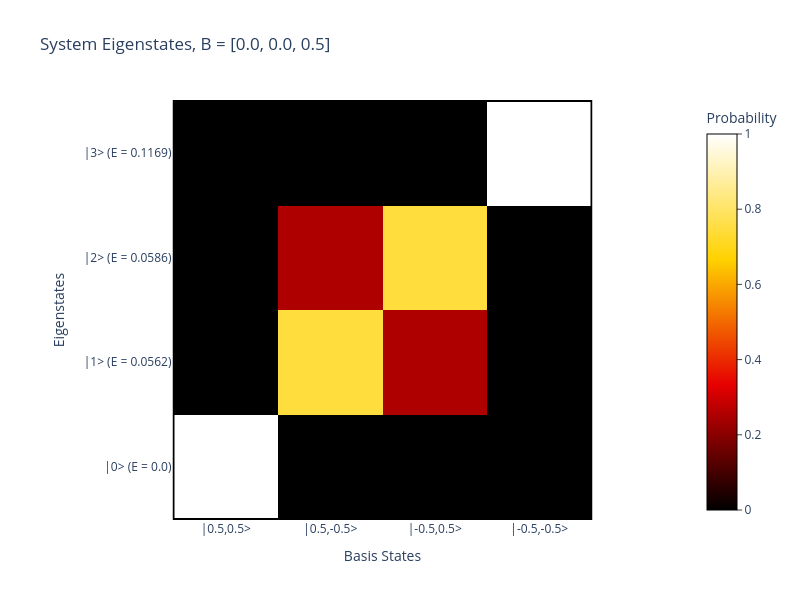
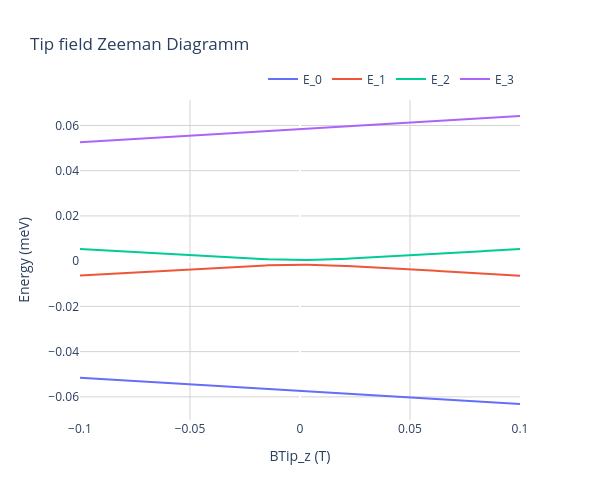

These figures' notebook cell, in order:
### Markdown cell above
## Two coupled spin-1/2

At this point, a new SpinSys object will be initialized. It has a different name but to be sure that no parameters get mixed up, better restart the kernel and only run the import cell.

We will now have a look at a more dynamic system of two coupled spin-1/2 with B = [0, 0, 0.5] T external field, a tip field of BTip = [0.01, 0, 0.01] T and 0.5 GHz exchange coupling. We can first have a look at the Hamiltonian of the system and plot the eigenmatrix and tip field Zeeman diagram. We will see that with this non-zero tip field, there is a bit of detuning but the eigenstates |1> and |2> are still mixed spin states.

### Code cell
# initialize SpinSys object 
spinsys2 = SpinSys([0.5, 0.5])
spinsys2.B = np.array([0, 0, 0.5])  # T
spinsys2.BTip = np.array([0.01, 0, 0.01]) # T
spinsys2.T = 0.3    # K
J_GHz = 0.5
spinsys2.Jvector[0, :] = np.array([1, 1, 1])*J_GHz*spinsys2.GHztomeVConversion    # 0.5 GHz exchange coupling

# define tunneling parameters
spinsys2.G_ss = [2e-9]*spinsys2.NSpins 
spinsys2.G_st = 0.2e-9
spinsys2.G_tt = 1
spinsys2.V_DC = 0   # no voltage bias

# plot EigenMatrix
hamil.calcEigStates(spinsys2)
hamil.plotEigenMatrix(spinsys2);
lind.plotTipZeemanDiagramm(spinsys2, BTipRange=[-0.1, 0.1], N_BTip=200);    # plot tip field Zeeman diagram specifying BTip range and number of tip field data points

# calculate Lindblad operators
lind.collapseOperators(spinsys2);

### Figure 1 — Plotly figure (JSON) as saved in the notebook; plotly's stock layout.template omitted (floating-point values rounded to 4 significant figures)
{"data": [{"colorbar": {"outlinecolor": "black", "outlinewidth": 1, "ticks": "outside", "title": {"text": "Probability"}}, "colorscale": [[0, "rgb(0,0,0)"], [0.3333, "rgb(230,0,0)"], [0.6667, "rgb(255,210,0)"], [1, "rgb(255,255,255)"]], "hoverongaps": false, "type": "heatmap", "x": [0, 1, 2, 3], "y": [0, 1, 2, 3], "z": [[7.008e-13, 9.287e-05, 2.86e-08, 0.9999], [7.275e-05, 0.2539, 0.746, 2.502e-05], [2.689e-05, 0.746, 0.2539, 6.787e-05], [0.9999, 3.295e-08, 9.961e-05, 8.074e-13]], "zmax": 1, "zmin": 0}], "layout": {"height": 600, "paper_bgcolor": "white", "plot_bgcolor": "white", "shapes": [{"fillcolor": "rgba(0,0,0,0)", "line": {"color": "black", "width": 2}, "type": "rect", "x0": -0.5, "x1": 3.5, "xref": "x", "y0": -0.5, "y1": 3.5, "yref": "y"}], "title": {"text": "System Eigenstates, B = [0.0, 0.0, 0.5]"}, "width": 800, "xaxis": {"constrain": "domain", "tickmode": "array", "ticktext": ["|0.5,0.5>", "|0.5,-0.5>", "|-0.5,0.5>", "|-0.5,-0.5>"], "tickvals": [0, 1, 2, 3], "title": {"text": "Basis States"}}, "yaxis": {"autorange": "reversed", "scaleanchor": "x", "scaleratio": 1, "tickmode": "array", "ticktext": ["|3> (E = 0.1169)", "|2> (E = 0.0586)", "|1> (E = 0.0562)", "|0> (E = 0.0)"], "tickvals": [0, 1, 2, 3], "title": {"text": "Eigenstates"}}}}

### Figure 2 — Plotly figure (JSON) as saved in the notebook; plotly's stock layout.template omitted (floating-point values rounded to 4 significant figures; data arrays with more than 128 entries replaced by an {"elided": "..."} marker saying what was removed)
{"data": [{"mode": "lines", "name": "E_0", "type": "scatter", "x": {"elided": "200 float values"}, "y": {"elided": "200 float values"}}, {"mode": "lines", "name": "E_1", "type": "scatter", "x": {"elided": "200 float values"}, "y": {"elided": "200 float values"}}, {"mode": "lines", "name": "E_2", "type": "scatter", "x": {"elided": "200 float values"}, "y": {"elided": "200 float values"}}, {"mode": "lines", "name": "E_3", "type": "scatter", "x": {"elided": "200 float values"}, "y": {"elided": "200 float values"}}], "layout": {"height": 500, "legend": {"orientation": "h", "x": 1, "xanchor": "right", "y": 1.02, "yanchor": "bottom"}, "paper_bgcolor": "white", "plot_bgcolor": "white", "title": {"text": "Tip field Zeeman Diagramm"}, "width": 600, "xaxis": {"gridcolor": "lightgray", "showgrid": true, "title": {"text": "BTip_z (T)"}}, "yaxis": {"gridcolor": "lightgray", "showgrid": true, "title": {"text": "Energy (meV)"}}}}
